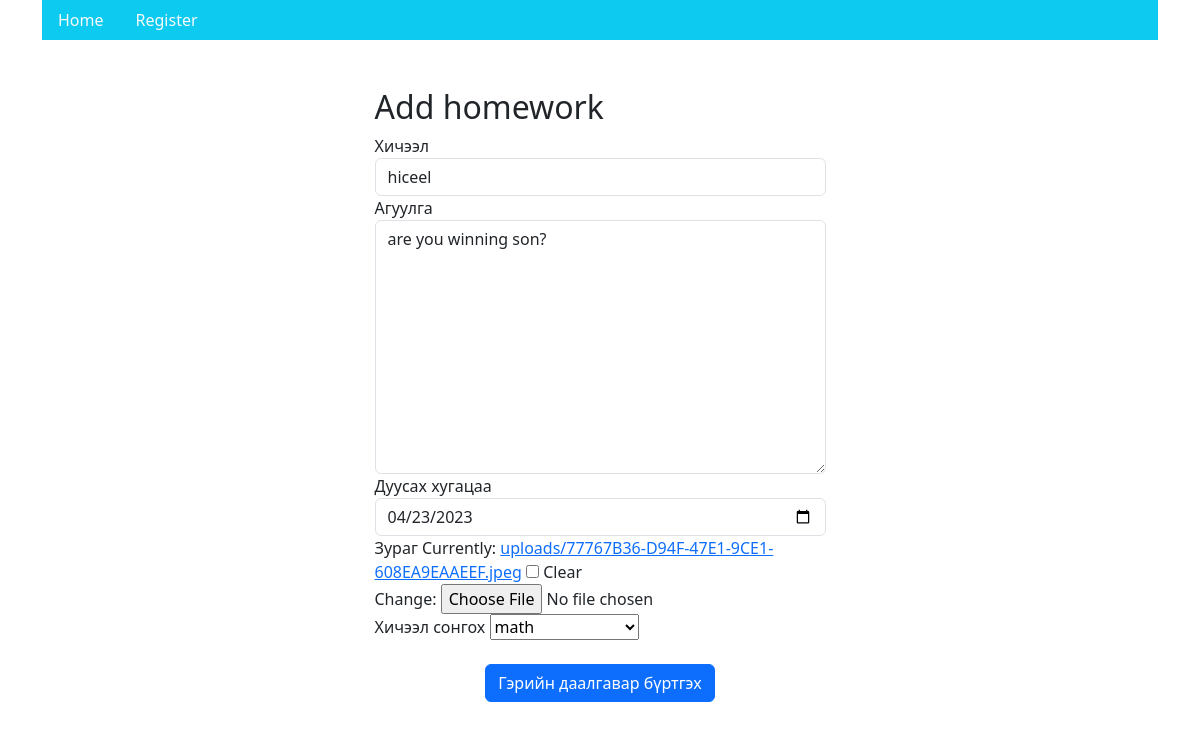
The page /homework/edit/6 on the database its author committed.
### home/models.py (models this page shows)
class HomeWork(models.Model):
    title = models.CharField(max_length=255, null=False)
    content = models.TextField(null=True, blank=True)
    deadline = models.DateField(null=True, blank=True)
    created_date = models.DateTimeField(null=True, blank=True)
    created_user = models.ForeignKey(
        User, null=True, blank=True, on_delete=models.DO_NOTHING)
    done = models.BooleanField(default=False)
    image = models.ImageField(null=True, blank=True, max_length=255, upload_to='uploads/')
    lesson = models.ForeignKey('Lesson', null=True, blank=True, on_delete=models.DO_NOTHING)

### home/views.py (the view)
# urls.py: path('homework/edit/<int:id>', views.homework_edit, name="homework_edit"),
def homework_edit(request, id):
    homework = HomeWork.objects.get(id=id)
    form = HomeWorkForm(instance=homework)
    message = ""
    if request.method == 'POST':
        form = HomeWorkForm(instance=homework, data=request.POST, files=request.FILES)
        if form.is_valid():
            form.save()
            message = "Homework successfully edited"
    return render(request, 'homework-add.html', {'form': form, 'message': message})

### home/forms.py
class HomeWorkForm(forms.ModelForm):
    class Meta:
        model = HomeWork
        fields = ('title', 'content', 'deadline', 'image', 'lesson',)
        widgets = {
            "title": forms.TextInput(attrs={"class": "form-control"}),
            "content": forms.Textarea(attrs={"class": "form-control"}),
            "deadline": forms.DateInput(attrs={"class": "form-control", "type":"date"}),
            "image": forms.ClearableFileInput(),
            "lesson": forms.Select(attrs={"class:": "form-control"})
        }

### home/models.py (called while the page is built)
    def __str__(self):
        return self.name

### hello/templates/homework-add.html (shortened to what this page needs)
{% extends 'base.html' %}
{% block content %}
<div class="row">
    <div class="col-xl-5 col-lg-6 col-md-10 col-sm-12 mx-auto mt-5">
        <h2>Add homework</h2>
        <form method="post" novalidate enctype="multipart/form-data">
            <div class="card-body">
                <div class="form-group">
                    <label for="id_title">Хичээл</label>
                    {{ form.title }}
                </div>
                <div class="form-group">
                    <label for="id_content">Агуулга</label>
                    {{ form.content }}
                </div>
                <div class="form-group">
                    <label for="id_deadline">Дуусах хугацаа</label>
                    {{ form.deadline }}
                </div>
                <div class="form-group">
                    <label for="id_image">Зураг</label>
                    {{ form.image }}
                </div>
                <div class="form-group">
                    <label for="id-lesson">Хичээл сонгох</label>
                    {{ form.lesson }}
                </div>
                <div class="text-center">
                    <br><button type="submit" class="btn btn-primary">Гэрийн даалгавар бүртгэх</button>
                </div>
            </div>
        </form>
    </div>
</div>
{% endblock %}

### rows shown on the page
HomeWork: title "hiceel", content "are you winning son?", deadline "04/23/2023", lesson "math"
